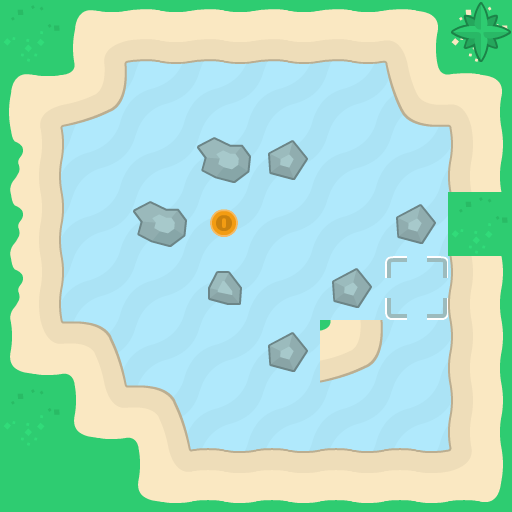

A 2D game scene composited from a Tiled map and its tileset images. What follows is a short description and the map's XML, with every tile layer's data as written:
An orthogonal 8x8 tile map with 64x64 px tiles, 4 tile layers (background, walls, foreground, objects).

<map version="1.10" tiledversion="1.11.2" orientation="orthogonal" renderorder="right-down" width="8" height="8" tilewidth="64" tileheight="64" infinite="0" nextlayerid="6" nextobjectid="1">
 <properties>
  <property name="character_bottom" value="[[16,0]]" />
  <property name="character_left" value="[[16,3]]" />
  <property name="character_right" value="[[16,2]]" />
  <property name="character_top" value="[[16,1]]" />
 </properties>
 <tileset firstgid="1" source="tiles_sheet.tsx" />
 <layer id="4" name="background" width="8" height="8">
  <data encoding="csv">
77,77,77,77,77,77,77,77,
77,77,77,77,77,77,77,77,
77,77,77,77,77,77,77,77,
77,77,77,77,77,77,77,77,
77,77,77,77,77,77,77,77,
77,77,77,77,77,77,77,77,
77,77,77,77,77,77,77,77,
77,77,77,77,77,77,77,77
</data>
 </layer>
 <layer id="1" name="walls" width="8" height="8">
  <data encoding="csv">
41,38,58,58,58,58,39,25,
38,60,0,0,0,0,57,39,
43,0,0,53,54,0,0,23,
43,0,53,0,0,0,54,41,
43,0,0,52,0,54,0,23,
55,9,0,0,54,60,0,23,
41,55,9,0,0,0,0,23,
24,24,55,7,7,7,7,56
</data>
 </layer>
 <layer id="5" name="foreground" width="8" height="8">
  <data encoding="csv">
0,0,0,0,0,0,0,75,
0,0,0,0,0,0,0,0,
0,0,0,0,0,0,0,0,
0,0,0,0,0,0,0,0,
0,0,0,0,0,0,0,0,
0,0,0,0,0,0,0,0,
0,0,0,0,0,0,0,0,
0,0,0,0,0,0,0,0
</data>
 </layer>
 <layer id="3" name="objects" width="8" height="8">
  <data encoding="csv">
0,0,0,0,0,0,0,0,
0,0,0,0,0,0,0,0,
0,0,0,0,0,0,0,0,
0,0,0,85,0,0,0,0,
0,0,0,0,0,0,102,0,
0,0,0,0,0,0,0,0,
0,0,0,0,0,0,0,0,
0,0,0,0,0,0,0,0
</data>
 </layer>
</map>
